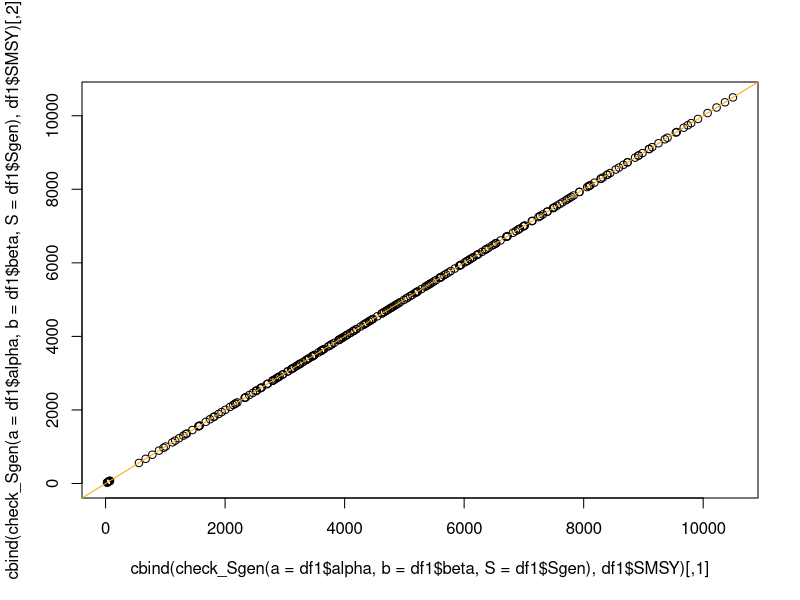
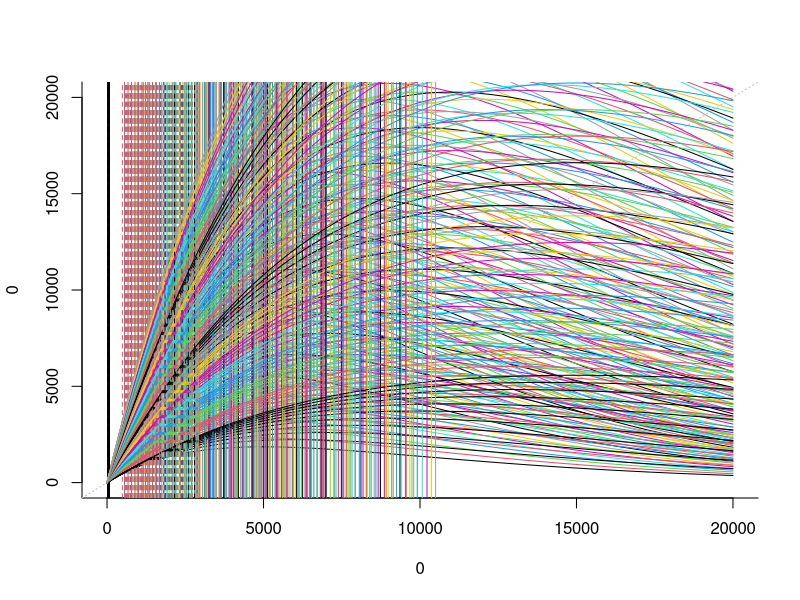
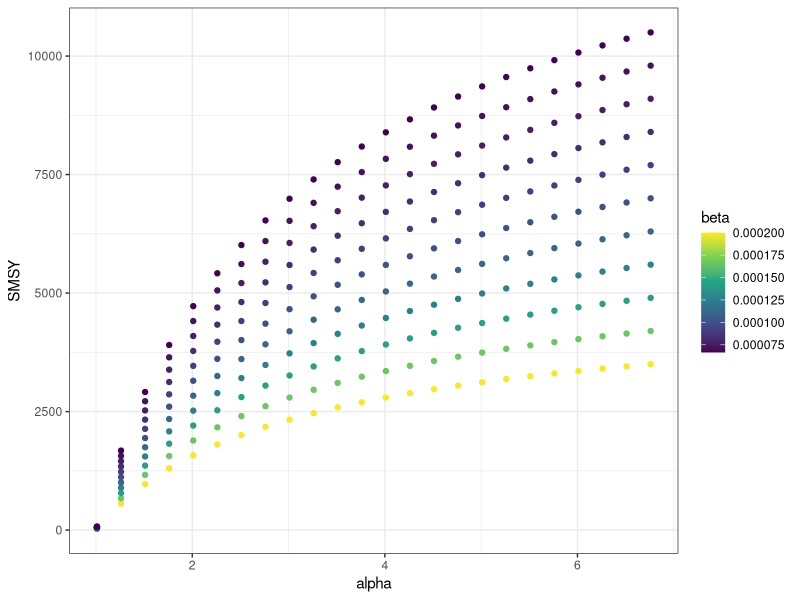
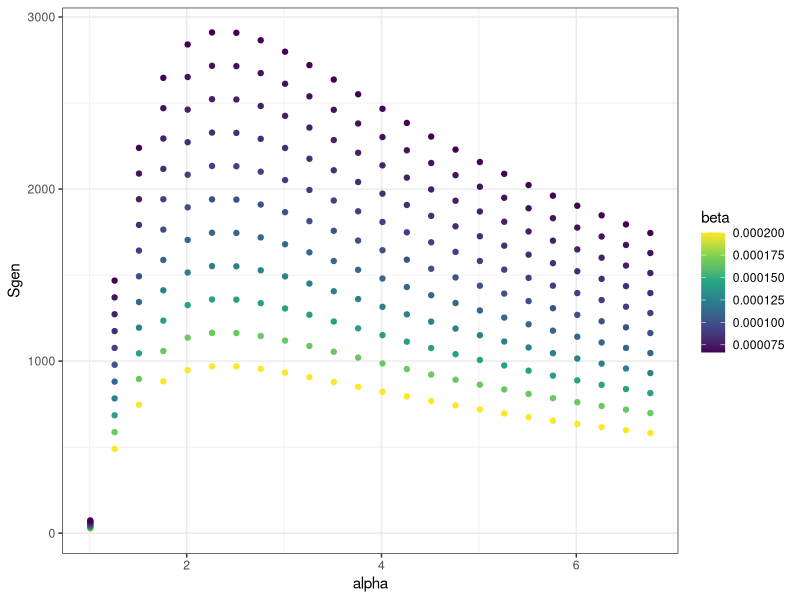
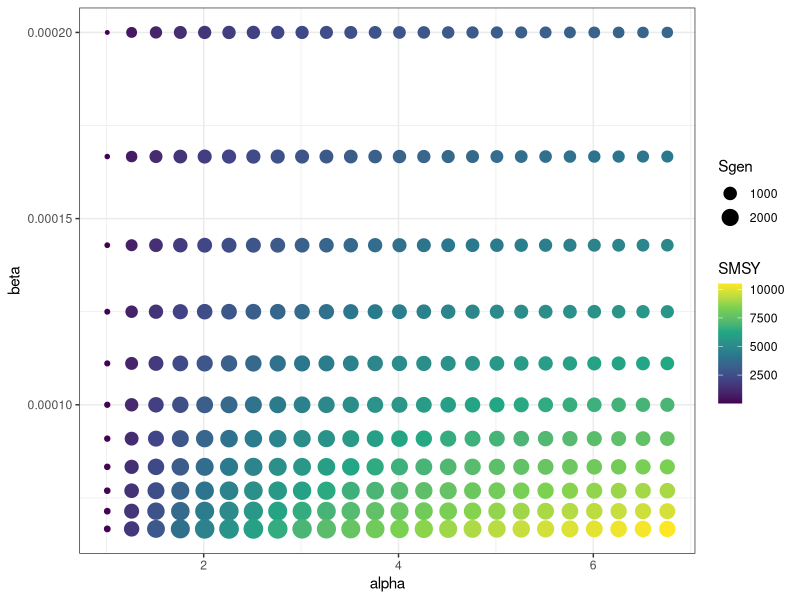
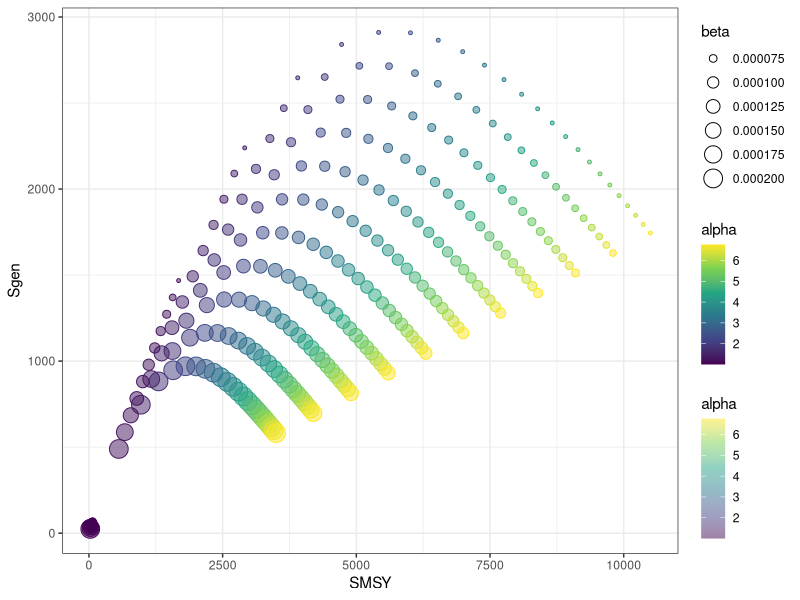

Write R code to recreate these figures, in order.
# Compare ricker curves and SMSY values

library(ggplot2)
library(purrr)
options(scipen = 10, digits=9)

# Make series of alpha and beta values
alphas <- seq(1.01,7,by=0.25) # alphas centered at 2.2, +/- 50%. Uniroot function gives error if you include alpha =1
betas <- 1/(10000 * seq(0.5, 1.5, 0.1)) # betas centered at 1/10000 (carrying capacity =10000) with variation in carrying capacity +/- 50%
# make into a data frame
df <- expand.grid(alphas, betas)
names(df) <- c("alpha", "beta")
# generate SMSY based on alpha and beta
#df$SMSY = log(df$alpha)*(0.5-0.07*log(df$alpha))/df$beta # Hilborn and Walters equation to estimate SMSY

# function to get SMSY and Sgen from alpha and beta
get_SMSY_Sgen <- function(a, b, int_lower, int_upper) {
  SMSY <- log(a)*(0.5-0.07*log(a))/b # Hilborn and Walters equation to estimate SMSY
  fun_Sgen <- function(Sgen, a, b, SMSY) {Sgen* a * exp( - b*Sgen) - SMSY}
  Sgen <- uniroot(fun_Sgen, interval=c(int_lower, int_upper), a=a, b=b, SMSY=SMSY)$root
  est  <- data.frame(SMSY, Sgen)
  est
}
# get SMSY and Sgen in new data frame
ndf <- pmap_dfr(list(df$alpha, df$beta, 0, 1/df$beta*2), get_SMSY_Sgen)
# bind SMSY and Sgen to alpha and beta
df1 <- cbind(df, ndf)
# function to check whether Sgen is correct. Should be the spawner number 
#   that gives recruits=SMSY in one generation, no fishing
check_Sgen <- function(a,b,S) {
  a*S*exp(-b*S)
}
# yes, correctly gets to SMSY
plot(cbind(check_Sgen(a=df1$alpha, b=df1$beta, S=df1$Sgen), df1$SMSY))
abline(a=0,b=1, col="orange")

# Plot ricker curves with Sgen and SMSY
plot(type="n", bty="l", x=0, y=0, xlim=c(0,20000), ylim=c(0,20000)) 
abline(a=0, b=1, lty=3, col="gray")
#for(i in sample(1:nrow(df), size=5, replace=FALSE)) {
for(i in 1:nrow(df1)) {
  curve(df1$alpha[i]*x * exp(-df1$beta[i]*x), add=TRUE, col=i)
  abline(v=df1$Sgen[i], col=i, lty=2)
  abline(v=df1$SMSY[i], col=i)
#  text(x=1000+i*10000,y=30000, col=i, label=df$beta[i])
}

# Plot how SMSY and Sgen change with alpha and beta
if(!dir.exists("figures"))
dir.create("figures")

# SMSY
png("figures/fig_SMSY~alpha.png", width=8,height=6, units="in", res=300)
ggplot(df1, aes(x=alpha, y=SMSY, colour=beta)) +
  geom_point() +
  scale_colour_viridis_c() +
  theme_bw()
dev.off()

# Sgen
png("figures/fig_Sgen~alpha.png", width=8,height=6, units="in", res=300)
ggplot(df1, aes(x=alpha, y=Sgen, colour=beta)) +
  geom_point()+
  scale_colour_viridis_c() +
  theme_bw()
dev.off()

# Both are very sensitive to beta. SMSY is more sensitive to alpha. Sgen not very sensitive to alpha.

# All, alpha and beta axes
png("figures/fig_beta~alpha.png", width=8,height=6, units="in", res=300)
ggplot(df1, aes(x=alpha, y=beta, color=SMSY, size=Sgen)) +
  geom_point()+
  scale_colour_viridis_c() +
  theme_bw()
dev.off()

# All, Sgen and SMSY axes
png("figures/fig_Sgen~SMSY.png", width=8,height=6, units="in", res=300)
ggplot(df1, aes(x=SMSY, y=Sgen, color=alpha, fill=alpha, size=beta)) +
  geom_point(shape=21)+
  scale_colour_viridis_c() +
  scale_fill_viridis_c(alpha=0.5) +
  theme_bw()
dev.off()

# SMSY and Sgen very sensitive to beta, alpha is secondary. 
# For given value of beta, Sgen is highest at intermediate alpha. 

